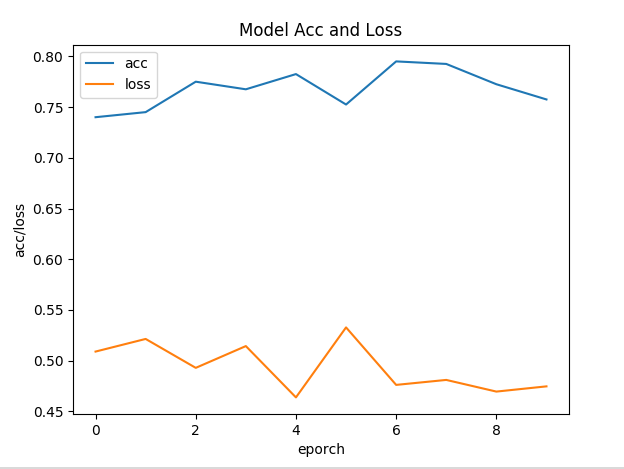
#> input picture exp/initial.png, 624 x 469 px
$ python threshold.py --image ../exp/initial.png
#> lines starting #> are read from the running program, lines starting #| are printed output that depends on the picture; after the words box and inside, x2 and y2 are one past the last pixel; in counts of white or black regions, pixels touching at a corner belong together
import argparse
import cv2

# construct the argument parser and parse the arguments
ap = argparse.ArgumentParser()
ap.add_argument("-i", "--image", required = True,
	help = "Path to the image to be thresholded")
ap.add_argument("-t", "--threshold", type = int, default = 128,
	help = "Threshold value")
args = vars(ap.parse_args())

# load the image and convert it to grayscale
image = cv2.imread(args["image"])
#> image is the input picture: shape (469, 624, 3); mean B, G, R 250.2, 250.4, 250.6
gray = cv2.cvtColor(image, cv2.COLOR_BGR2GRAY)

# initialize the list of threshold methods
methods = [
	("THRESH_BINARY", cv2.THRESH_BINARY),
	("THRESH_BINARY_INV", cv2.THRESH_BINARY_INV),
	("THRESH_TRUNC", cv2.THRESH_TRUNC),
	("THRESH_TOZERO", cv2.THRESH_TOZERO),
	("THRESH_TOZERO_INV", cv2.THRESH_TOZERO_INV)]


(threshName, threshMethod) = ("THRESH_BINARY", cv2.THRESH_BINARY)

(T, thresh) = cv2.threshold(gray, args["threshold"], 255, threshMethod)
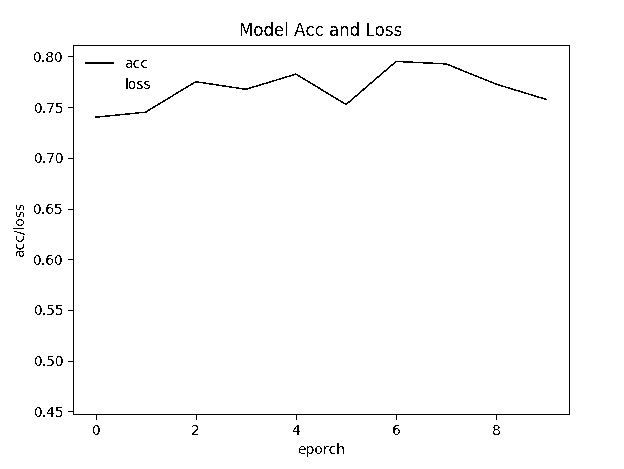
#> thresh: shape (469, 624); 98.5% white; black in thin lines or dots, all inside (x1, y1, x2, y2) = (13, 22, 570, 457)
#> T = 128

#(threshName, threshMethod) = ("THRESH_BINARY", cv2.THRESH_BINARY)

#(T, thresh) = cv2.threshold(thresh, args["threshold"], 255, threshMethod)

cv2.imshow(threshName, thresh)
cv2.waitKey(0)
